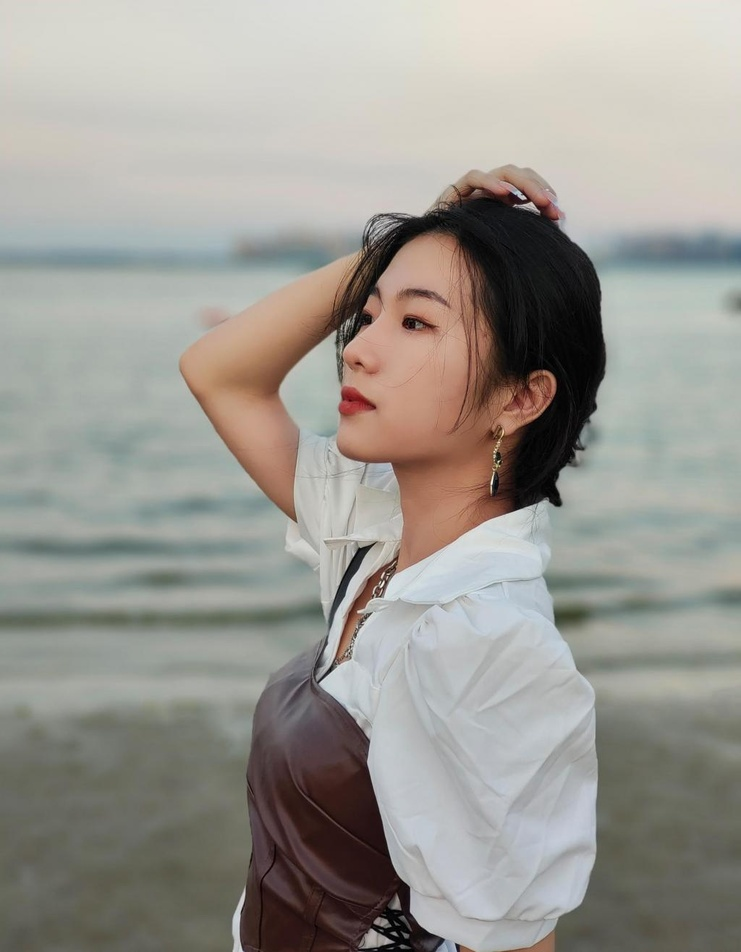
#> input picture p.jpg, 741 x 952 px, shrunk from 1024 x 1315 before the run
$ python 26-canny.py
#> lines starting #> are read from the running program, lines starting #| are printed output that depends on the picture; after the words box and inside, x2 and y2 are one past the last pixel; in counts of white or black regions, pixels touching at a corner belong together
import cv2
import numpy as np
'''
 它使用5x5高斯滤波消除噪音
'''

img = cv2.imread("./p.jpg")
#> img is the input picture: shape (952, 741, 3); mean B, G, R 146.3, 152.8, 155.4
dst = cv2.Canny(img, 50, 300)
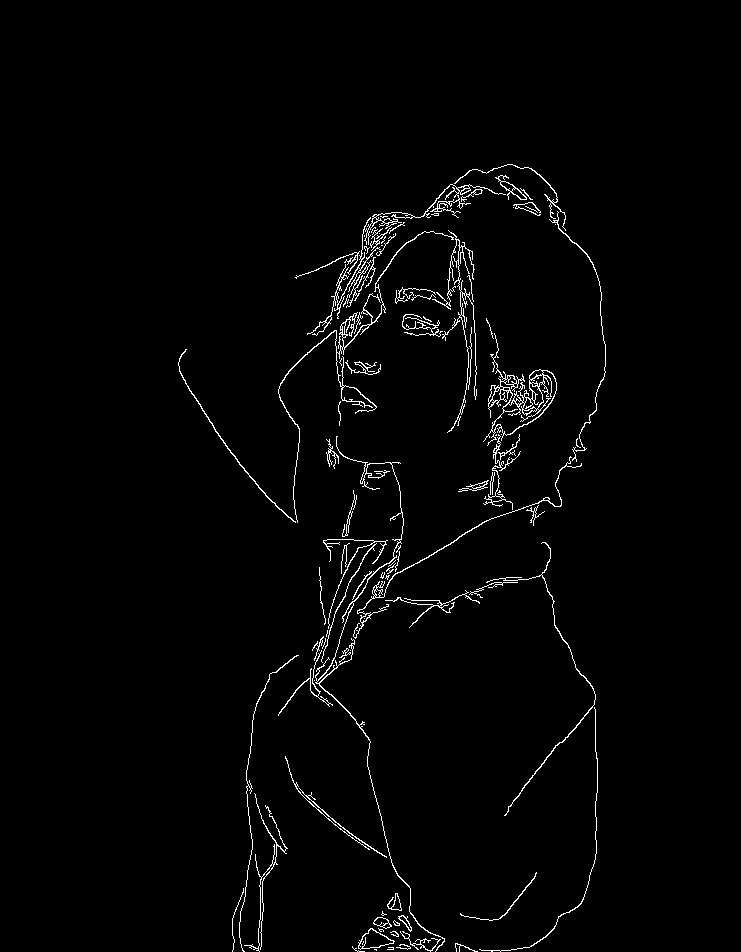
#> dst: shape (952, 741); 1.8% white in thin lines or dots, all inside (x1, y1, x2, y2) = (178, 164, 606, 952)
cv2.imshow("img", img)
cv2.imshow("dst", dst)
cv2.waitKey(0)

$ run again, with bilater.png saved as p.jpg
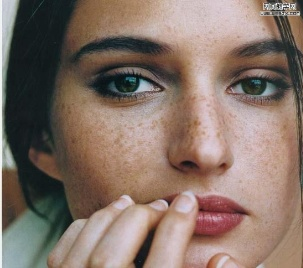
#> input picture bilater.png, 303 x 268 px
#> img is the input picture: shape (268, 303, 3); mean B, G, R 104.2, 114.6, 133.4
#> `dst = cv2.Canny(img, 50, 300)`:
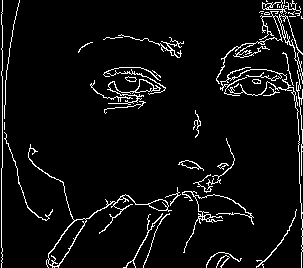
#> dst: shape (268, 303); 5.6% white in thin lines or dots
